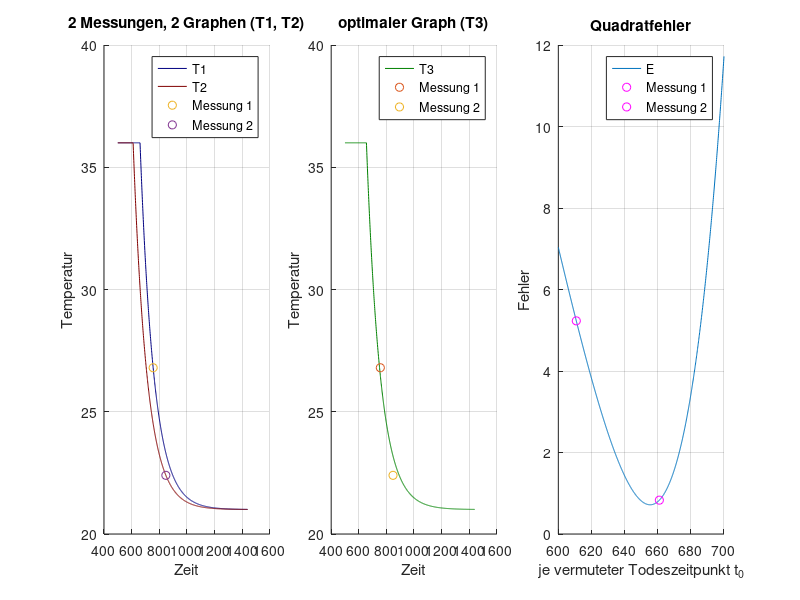

Source code (MATLAB):
clear all
close all
MatlabOn = 0;    % fuer Octave auf 0 setzen

I = [500,24*60];

%% Daten 
T0 = 36;           % Starttemperatur
a = 21;            % Ausssentemperatur
alpha = -1.0e-02;  % Waermeleitkoeffizient (gegeben)

Messung=[[12*60+36, 26.8];[14*60+8,22.4]];  % Messzeiten und -werte
T = @(t,t0) (T0-a)*exp(alpha*(t-t0))+a;     % Loesung des Newtonschen
                                            % Abkuehlungsgesetzes

%% Todezeitpunkt 
for i=1:2
    t0_val(i) = log((Messung(i,2)-a)/(T0-a))/(-alpha)+Messung(i,1); 

%% Umrechnung in Stunde und Minute

    hour=floor(t0_val(i)/60);
    minute = floor((t0_val(i)/60-hour)*60);

    fprintf("Der Todeszeitpunkt nach der ersten Messung ist um %02d:%02d Uhr\n",hour,minute);
end

%% Ergebnisgraphen zu den jewieligen Messungen
T1 = @(t) (T0-a)*exp(alpha*(t-t0_val(1)))+a;
T2 = @(t) (T0-a)*exp(alpha*(t-t0_val(2)))+a;

%% Fehlerfunktion
E = @(t0) (T(Messung(1,1),t0)-Messung(1,2)).^2+(T(Messung(2,1),t0)-Messung(2,2)).^2;
% Todeszeitpunkt basierend auf beiden Messungen (aus E'(t0)=0)
t0_val(3) = 100*log((29*exp(47/5) + 7*exp(212/25))/(75*exp(46/25) + 75)); 

hour=floor(t0_val(3)/60);
minute = floor((t0_val(3)/60-hour)*60);
fprintf("Der Todeszeitpunkt nach Optimierung ist um %02d:%02d Uhr\n",hour,minute);

T3 = @(t) T(t,t0_val(3));

%% Plots -------------------------------------------------------------------
%%
tt = linspace(I(1),I(2),1000);
TT1 = T1(tt);
TT2 = T2(tt);
TT3 = T3(tt);

IndT1 = find(TT1>36);
TT1(IndT1)=36;
IndT2 = find(TT2>36);
TT2(IndT2)=36;
IndT3 = find(TT3>36);
TT3(IndT3)=36;

if MatlabOn
    % Figure position fuer Matlab
    h = figure(1);
    h.Position = [49 639 1636 420];
else
    % Figure position fuer Octave
    figure(1,"position",[49 639 1636 420]);
end

subplot(1,3,1)
hold on
grid on
plot(tt,TT1,'-','Color',[0,0,0.5]);
plot(tt,TT2,'-','Color',[0.5,0,0]);
plot(Messung(1,1),Messung(1,2),'o')
plot(Messung(2,1),Messung(2,2),'o')
xlabel('Zeit')
ylabel('Temperatur');
legend('T1','T2','Messung 1','Messung 2');
title('2 Messungen, 2 Graphen (T1, T2)')

subplot(1,3,2)
hold on
grid on
plot(tt,TT3,'-','Color',[0,0.5,0.]);
plot(Messung(1,1),Messung(1,2),'o')
plot(Messung(2,1),Messung(2,2),'o')
xlabel('Zeit')
ylabel('Temperatur');
legend('T3','Messung 1','Messung 2');
title('optimaler Graph (T3)')

subplot(1,3,3)
J=[600,700];
tt0 = linspace(J(1),J(2),1000);
EE = E(tt0);
hold on
grid on
plot(tt0,EE);
for l=1:2
    plot(t0_val(l),E(t0_val(l)),'mo');
end
xlabel('je vermuteter Todeszeitpunkt t_0')
ylabel('Fehler');
legend('E','Messung 1','Messung 2')
title('Quadratfehler')

print('Tatort.png','-dpng','-r300');
